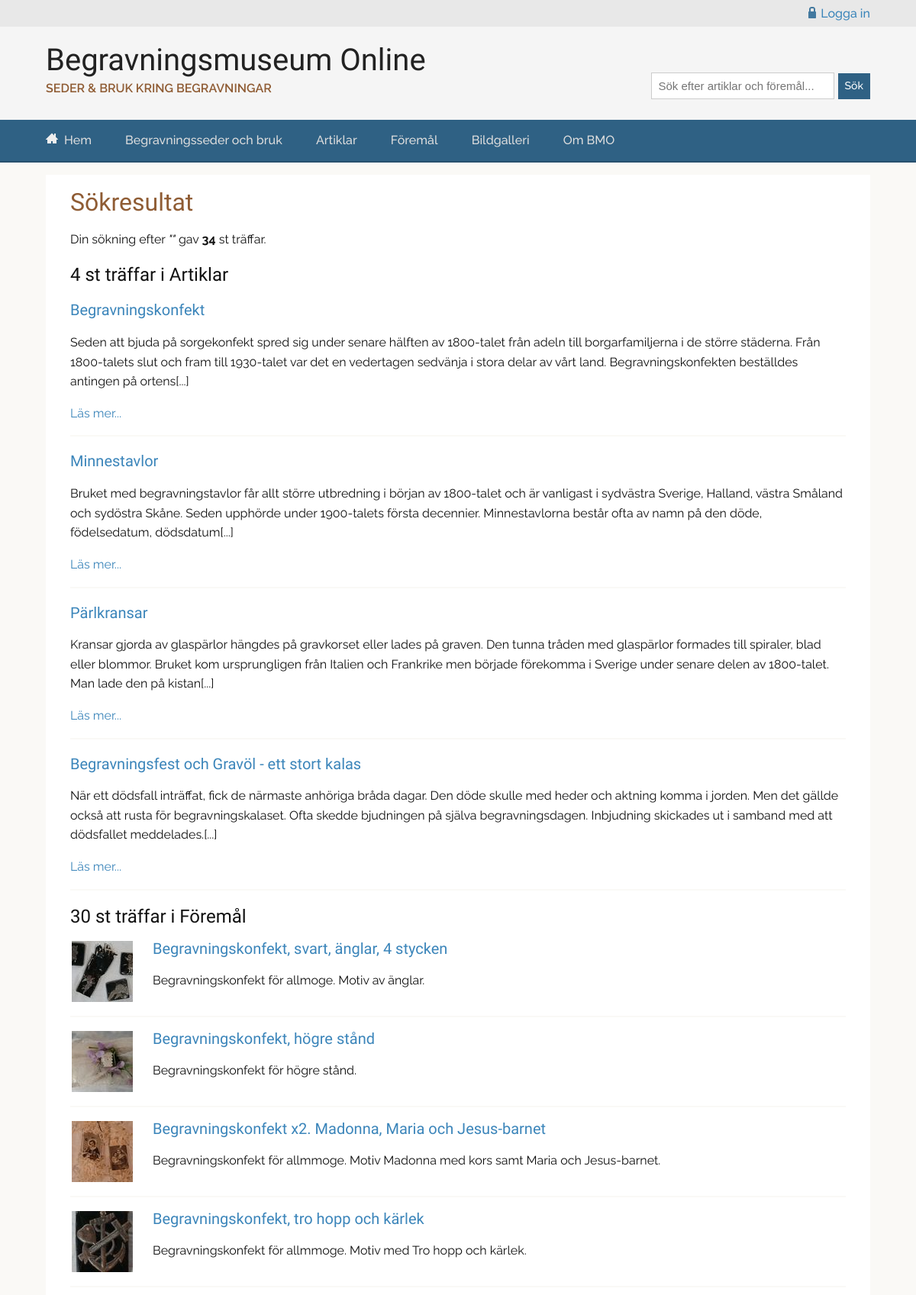
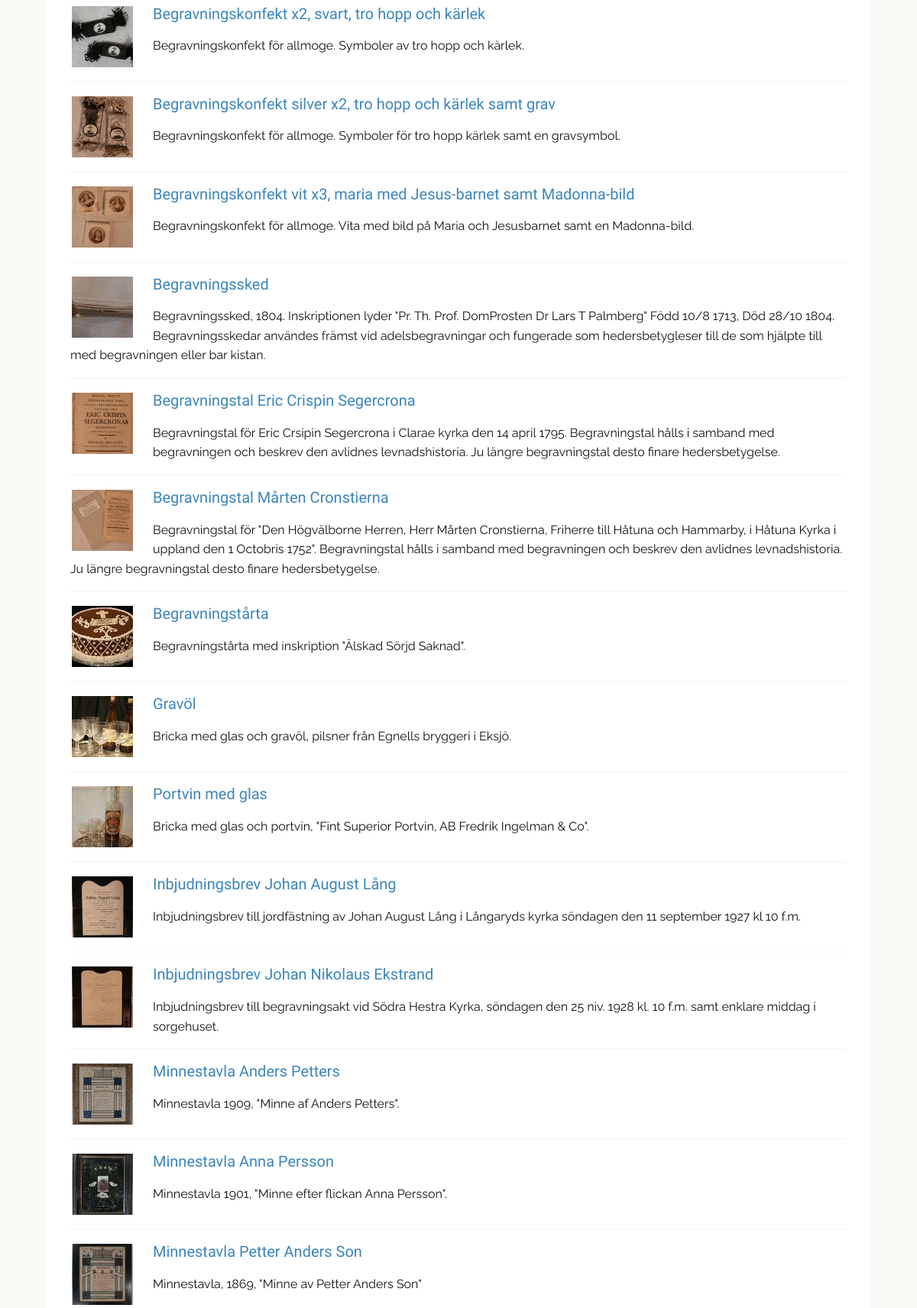
Screenshot of /search.php (upper part) with the database file from the repository (2 pictures, top to bottom).
### tables this page shows
CREATE TABLE "Article" ("id" INTEGER PRIMARY KEY  AUTOINCREMENT  NOT NULL  UNIQUE , "category" TEXT, "title" TEXT, "content" TEXT, "author" TEXT, "pubdate" DATETIME NOT NULL  DEFAULT CURRENT_DATE);

CREATE TABLE Object
		(
			id INTEGER PRIMARY KEY  NOT NULL  UNIQUE, 
			title TEXT, 
			category TEXT, 
			text TEXT,
			image TEXT,
			owner TEXT
		);

### incl/config.php (called while the page is built, shortened)
<?php
function dbSearch($db, $sql, $search)
{
    $stmt = $db->prepare($sql);
    $wideSearch = "%" . $search . "%";
    $params = [$wideSearch, $wideSearch];
    $stmt->execute($params);
    $searchResult = $stmt->fetchAll(PDO::FETCH_ASSOC);
    return $searchResult;
}

### search.php (the view, shortened to what this page needs)
<?php
include("incl/header.php");
$search = isset($_GET['search'])
    ? $_GET['search']
    : null;
?>
<main>
    <article class="searchResults">
        <header>
            <h1>Sökresultat</h1>
        </header>
            <?php
            $db = connectToDB();
            $sql = "SELECT * FROM Article WHERE category='article' AND (title LIKE ? OR content LIKE ?)";
            $searchResultArticles = dbSearch($db, $sql, $search);
            $sql = "SELECT * FROM Object WHERE title LIKE ? OR text like ?";
            $searchResultObjects = dbSearch($db, $sql, $search);
            if (empty($searchResultArticles) && empty($searchResultObjects)) {
                echo "<p>Din sökning efter <em>\"" . $search . "\"</em> gav inga träffar</p>";
            } else {
                $totalHits = count($searchResultArticles)+count($searchResultObjects);
                echo "<p>Din sökning efter <em>\"" . $search . "\"</em> gav <strong>" . $totalHits . "</strong> st träffar.</p>";
                echo "<h2>" . count($searchResultArticles) . " st träffar i Artiklar</h2>";
                foreach ($searchResultArticles as $result) {
                    echo "<h3><a href='articles.php?id=" . $result['id'] . "'>" . $result['title'] . "</a></h3>";
                    $pos = strpos($result['content'], ' ', 300);
                    echo substr($result['content'], 0, $pos) . "[...]";
                    echo "<p><a href='articles.php?id=" . $result['id'] . "'>" . "Läs mer..." . "</a></p>";
                    echo "<hr>";
                }
                echo "<h2>" . count($searchResultObjects) . " st träffar i Föremål</h2>";
                foreach ($searchResultObjects as $result) {
                    echo "<div class='searchResultObjects'>";
                    echo "<a href='objects.php?id=" . $result['id'] . "'><img class='img-left borderImg' alt='" . $result['title'] . "' src='img/80x80/" . $result['image'] . "'></a>";
                    echo "<h3><a href='objects.php?id=" . $result['id'] . "'>" . $result['title'] . "</a></h3>";
                    echo "<p>" . $result['text'] . "</p>";
                    echo "</div>";
                    echo "<hr>";
                }
            }
            ?>
    </article>
</main>
<?php include("incl/footer.php"); ?>

### css/style.css (style rules this page uses)
html { background-color: #435462; overflow-y: scroll; }
body { font-family: 'Raleway', sans-serif; font-size: 16px; font-size: 1rem; margin: 0; padding: 0; color: #111; background-color: #FAF9F6; }
h1, h2, h3, h4, h5, h5 { font-family: 'Adamina', serif; font-weight: 400; }
h1 { font-size: 2rem; line-height: 1.25; margin-bottom: 0; margin-top: 0; color: #8F5C34; }
h2 { font-size: 1.5rem; line-height: 1.1666; margin-bottom: 1rem; }
h3 { font-size: 1.25rem; line-height: 1.2857; margin-bottom: 0.375rem; }
p { line-height: 1.6; }
hr { border: 1px solid #faf9f6; margin: 1.75rem 0; }
main { margin: 0 auto; max-width: 1200px; position: relative; width: 90%; overflow: auto; display: block; }
article { margin: 1rem auto; padding: 1rem 2rem; max-width: 1200px; position: relative; background-color: #fff; }
img { max-width: 100%; }
a { text-decoration: none; }
a:link { color: #3B85BA; text-decoration: none; }
.searchResults hr { margin: 1rem 0; }
.searchResults a { display: block; margin-bottom:0.5rem; }
.searchResults p { margin-bottom:0; }
.searchResultObjects { overflow: hidden; }
.searchResultObjects a { display: inline; }
.searchResultObjects h3 { margin-top: 0; }
.searchResultObjects .img-left { margin-bottom: 0; }
.img-left { float: left; margin: 0 1.5rem 1.5rem 0; clear: both; }
.gallery-small img, .objectList img, .borderImg { border: 2px solid #fff; padding: 0; }

### rows the page displays
article: title "Begravningskonfekt", content "Seden att bjuda på sorgekonfekt spred sig under senare hälften av 1800-talet från adeln till borgarfamiljerna i de större städerna. Från 1800-talets slut och fram till 1930-talet var det en vedertagen sedvänja i stora delar av vårt land. Begravningskonfekten beställdes antingen på ortens"
article: title "Minnestavlor", content "Bruket med begravningstavlor får allt större utbredning i början av 1800-talet och är vanligast i sydvästra Sverige, Halland, västra Småland och sydöstra Skåne. Seden upphörde under 1900-talets första decennier. Minnestavlorna består ofta av namn på den döde, födelsedatum, dödsdatum"
article: title "Pärlkransar", content "Kransar gjorda av glaspärlor hängdes på gravkorset eller lades på graven. Den tunna tråden med glaspärlor formades till spiraler, blad eller blommor. Bruket kom ursprungligen från Italien och Frankrike men började förekomma i Sverige under senare delen av 1800-talet. Man lade den på kistan"
article: title "Begravningsfest och Gravöl - ett stort kalas", content "När ett dödsfall inträffat, fick de närmaste anhöriga bråda dagar. Den döde skulle med heder och aktning komma i jorden. Men det gällde också att rusta för begravningskalaset. Ofta skedde bjudningen på själva begravningsdagen. Inbjudning skickades ut i samband med att dödsfallet meddelades."
object: image (picture), title "Begravningskonfekt, svart, änglar, 4 stycken", text "Begravningskonfekt för allmoge. Motiv av änglar."
object: image (picture), title "Begravningskonfekt, högre stånd", text "Begravningskonfekt för högre stånd."
object: image (picture), title "Begravningskonfekt x2. Madonna, Maria och Jesus-barnet", text "Begravningskonfekt för allmmoge. Motiv Madonna med kors samt Maria och Jesus-barnet."
object: image (picture), title "Begravningskonfekt, tro hopp och kärlek", text "Begravningskonfekt för allmmoge. Motiv med Tro hopp och kärlek."
object: image (picture), title "Begravningskonfekt x2, svart, tro hopp och kärlek", text "Begravningskonfekt för allmoge. Symboler av tro hopp och kärlek."
object: image (picture), title "Begravningskonfekt silver x2, tro hopp och kärlek samt grav", text "Begravningskonfekt för allmoge. Symboler för tro hopp kärlek samt en gravsymbol."
object: image (picture), title "Begravningskonfekt vit x3, maria med Jesus-barnet samt Madonna-bild", text "Begravningskonfekt för allmoge. Vita med bild på Maria och Jesusbarnet samt en Madonna-bild."
object: image (picture), title "Begravningssked", text "Begravningssked, 1804. Inskriptionen lyder \"Pr. Th. Prof. DomProsten Dr Lars T Palmberg\" Född 10/8 1713, Död 28/10 1804. Begravningsskedar användes främst vid adelsbegravningar och fungerade som hedersbetygleser till de som hjälpte till med begravningen eller bar kistan."
object: image (picture), title "Begravningstal Eric Crispin Segercrona", text "Begravningstal för Eric Crsipin Segercrona i Clarae kyrka den 14 april 1795. Begravningstal hålls i samband med begravningen och beskrev den avlidnes levnadshistoria. Ju längre begravningstal desto finare hedersbetygelse."
object: image (picture), title "Begravningstal Mårten Cronstierna", text "Begravningstal för \"Den Högvälborne Herren, Herr Mårten Cronstierna, Friherre till Håtuna och Hammarby, i Håtuna Kyrka i uppland den 1 Octobris 1752\". Begravningstal hålls i samband med begravningen och beskrev den avlidnes levnadshistoria. Ju längre begravningstal desto finare hedersbetygelse."
object: image (picture), title "Begravningstårta", text "Begravningstårta med inskription \"Älskad Sörjd Saknad\"."
object: image (picture), title "Gravöl", text "Bricka med glas och gravöl, pilsner från Egnells bryggeri i Eksjö."
object: image (picture), title "Portvin med glas", text "Bricka med glas och portvin, \"Fint Superior Portvin, AB Fredrik Ingelman & Co\"."
object: image (picture), title "Inbjudningsbrev Johan August Lång", text "Inbjudningsbrev till jordfästning av Johan August Lång i Långaryds kyrka söndagen den 11 september 1927 kl 10 f.m."
object: image (picture), title "Inbjudningsbrev Johan Nikolaus Ekstrand", text "Inbjudningsbrev till begravningsakt vid Södra Hestra Kyrka, söndagen den 25 niv. 1928 kl. 10 f.m. samt enklare middag i sorgehuset."
object: image (picture), title "Minnestavla Anders Petters", text "Minnestavla 1909, \"Minne af Anders Petters\"."
object: image (picture), title "Minnestavla Anna Persson", text "Minnestavla 1901, \"Minne efter flickan Anna Persson\"."
object: image (picture), title "Minnestavla Petter Anders Son", text "Minnestavla, 1869, \"Minne av Petter Anders Son\""

### other values shown
$totalHits "34"
count($searchResultArticles) "4"
count($searchResultObjects) "30"
